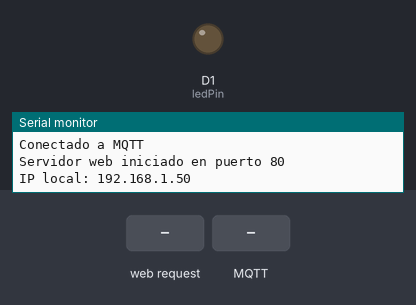
Bench run of a sketch on a simulated ESP8266 (NodeMCU). Shown: output pins drawn as LEDs (lit = HIGH), the last lines printed to the serial monitor. The test bench sets the inputs (shaded band). WiFi joins after 1.5 s; servers stay silent unless stated; network time is answered at once with the bench clock; the local clock reads 2024-03-15 10:24:30 at power-on unless the sketch sets it; storage starts empty; no MQTT or app messages arrive unless stated.

Above: at 2.7 s.
2.8 s: HTTP request GET /abrir received
At 4.0 s:
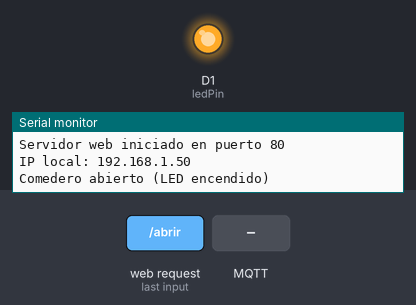
7.3 s: HTTP request GET /abrir?tiempo=120 received
At 8.5 s:
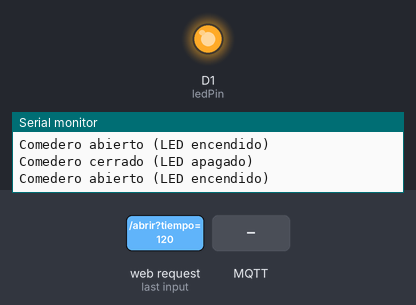
8.8 s: HTTP request GET /cerrar received
At 9.8 s:
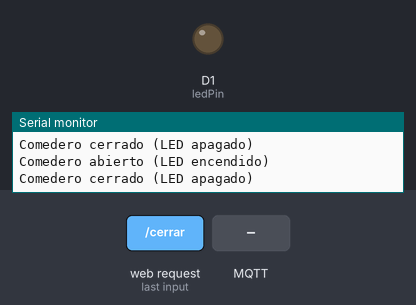
10.3 s: MQTT message "abrir" arrives on the first subscribed topic
At 11.0 s:
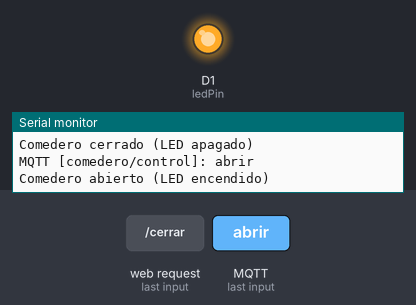
Timing chart, 0 to 14.3 s (numbered marks = the images above; inputs shaded):
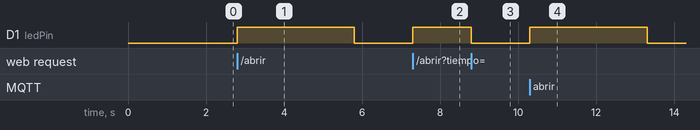

Measured:
- after the input at 2.8 s, D1 (ledPin): LOW → HIGH at once, → LOW 3.0 s later
- after the input at 7.3 s, D1 (ledPin): LOW → HIGH at once
- after the input at 8.8 s, D1 (ledPin): HIGH → LOW at once
- after the input at 10.3 s, D1 (ledPin): LOW → HIGH at once, → LOW 3.0 s later

The sketch:

comedero.ino
```cpp
#include <FS.h>
#include <LittleFS.h>
#include <WiFiManager.h>
#include <PubSubClient.h>
#include <ESP8266WebServer.h>
#include <ArduinoJson.h>
#include <TimeLib.h>
#include <NTPClient.h>
#include <WiFiUdp.h>

WiFiClient espClient;
PubSubClient mqttClient(espClient);
ESP8266WebServer server(80);
WiFiUDP ntpUDP;
NTPClient timeClient(ntpUDP, "pool.ntp.org", -3 * 3600, 60000); // GMT-3

const int ledPin = D1;
const char* configFile = "/config.json";
const char* horariosFile = "/horarios.json";

int tiempoApertura = 3;
unsigned long tiempoAperturaInicio = 0;
bool comederoAbierto = false;

// Estructura de configuración
struct Config {
  String mqtt_host;
  int mqtt_port;
  String mqtt_client_id;
};
Config config;

// ----------------------
// Control del comedero (LED)
// ----------------------
void abrirComedero(int nuevoTiempoApertura = 3) {
  tiempoApertura = nuevoTiempoApertura; // <- Esto es lo que faltaba
  if (!comederoAbierto) {
    Serial.println("Comedero abierto (LED encendido)");
    digitalWrite(ledPin, HIGH);
    tiempoAperturaInicio = millis();
    comederoAbierto = true;
  }
}

void verificarTiempoApertura() {
  // Verifica si el tiempo de apertura ha transcurrido
  if (comederoAbierto && millis() - tiempoAperturaInicio >= tiempoApertura * 1000) {
    cerrarComedero();
  }
}


void cerrarComedero() {
  Serial.println("Comedero cerrado (LED apagado)");
  digitalWrite(ledPin, LOW);
  comederoAbierto = false;  // Marca que el comedero está cerrado
}
// ----------------------
// Horarios
// ----------------------
struct Horario {
  int hora;
  int minuto;
};

std::vector<Horario> horarios;

bool cargarHorarios() {
  if (!LittleFS.exists(horariosFile)) return false;
  File file = LittleFS.open(horariosFile, "r");
  if (!file) return false;

  StaticJsonDocument<1024> doc;
  if (deserializeJson(doc, file)) {
    file.close();
    return false;
  }
  file.close();

  horarios.clear();
  for (JsonObject h : doc["horarios"].as<JsonArray>()) {
    horarios.push_back({h["hh"], h["mm"]});
  }
  return true;
}

bool guardarHorarios() {
  File file = LittleFS.open(horariosFile, "w");
  if (!file) return false;

  StaticJsonDocument<1024> doc;
  JsonArray arr = doc.createNestedArray("horarios");
  for (auto& h : horarios) {
    JsonObject o = arr.createNestedObject();
    o["hh"] = h.hora;
    o["mm"] = h.minuto;
  }

  bool ok = serializeJson(doc, file) > 0;
  file.close();
  return ok;
}

void verificarHorarios() {
  static int ultimaHora = -1, ultimoMinuto = -1;
  int hh = hour(), mm = minute();

  if (hh != ultimaHora || mm != ultimoMinuto) {
    for (auto& h : horarios) {
      if (h.hora == hh && h.minuto == mm) {
        abrirComedero();
        break;
      }
    }
    ultimaHora = hh;
    ultimoMinuto = mm;
  }
}

// ----------------------
// MQTT
// ----------------------
void mqttCallback(char* topic, byte* payload, unsigned int length) {
  String message;
  for (int i = 0; i < length; i++) message += (char)payload[i];
  Serial.printf("MQTT [%s]: %s\n", topic, message.c_str());

  if (String(topic) == "comedero/control") {
    if (message == "abrir") abrirComedero();
    else if (message == "cerrar") cerrarComedero();
  }

  else if (String(topic) == "comedero/horarios") {
    StaticJsonDocument<512> doc;
    DeserializationError error = deserializeJson(doc, payload, length);
    if (!error) {
      horarios.clear();
      JsonArray arr = doc["horarios"].as<JsonArray>();
      for (JsonObject h : arr) {
        int hora = h["hh"];
        int minuto = h["mm"];
        horarios.push_back({hora, minuto});
      }
      guardarHorarios();
      Serial.println("Horarios actualizados");
    }
  }
}

// ----------------------
// Configuración
// ----------------------
bool saveConfig() {
  File file = LittleFS.open(configFile, "w");
  if (!file) return false;

  StaticJsonDocument<512> doc;
  doc["mqtt_host"] = config.mqtt_host;
  doc["mqtt_port"] = config.mqtt_port;
  doc["mqtt_client_id"] = config.mqtt_client_id;

  bool success = serializeJson(doc, file) > 0;
  file.close();
  return success;
}

bool loadConfig() {
  if (!LittleFS.exists(configFile)) return false;
  File file = LittleFS.open(configFile, "r");
  if (!file) return false;

  StaticJsonDocument<512> doc;
  if (deserializeJson(doc, file)) {
    file.close();
    return false;
  }
  file.close();

  config.mqtt_host = doc["mqtt_host"].as<String>();
  config.mqtt_port = doc["mqtt_port"];
  config.mqtt_client_id = doc["mqtt_client_id"].as<String>();
  return true;
}

// ----------------------
// Setup
// ----------------------
void setup() {
  Serial.begin(115200);
  LittleFS.begin();
  pinMode(ledPin, OUTPUT);
  digitalWrite(ledPin, LOW);

  WiFiManager wm;
  wm.setTimeout(180);
  bool wifiOK = wm.autoConnect("ComederoSetup");

  if (!wifiOK) {
    Serial.println("No se pudo conectar al WiFi.");
    ESP.restart();
  }

  WiFiManagerParameter mqtt_host("host", "MQTT Host", "", 40);
  WiFiManagerParameter mqtt_port("port", "MQTT Port", "1883", 6);
  WiFiManagerParameter mqtt_client_id("clientid", "MQTT Client ID", "comedero001", 20);

  wm.addParameter(&mqtt_host);
  wm.addParameter(&mqtt_port);
  wm.addParameter(&mqtt_client_id);

  if (!loadConfig()) {
    Serial.println("Sin configuración previa. Usando portal.");
    wm.startConfigPortal("ComederoSetup");

    config.mqtt_host = mqtt_host.getValue();
    config.mqtt_port = atoi(mqtt_port.getValue());
    config.mqtt_client_id = mqtt_client_id.getValue();
    saveConfig();
  }

  mqttClient.setServer(config.mqtt_host.c_str(), config.mqtt_port);
  mqttClient.setCallback(mqttCallback);

  // Aquí, en lugar de bloquear con la conexión MQTT, solo intentamos conectar una vez y seguimos con el servidor web
  if (mqttClient.connect(config.mqtt_client_id.c_str())) {
    Serial.println("Conectado a MQTT");
    mqttClient.subscribe("comedero/control");
    mqttClient.subscribe("comedero/horarios");
  } else {
    Serial.println("No se pudo conectar a MQTT, el servidor web continuará funcionando.");
  }

  cargarHorarios();
  timeClient.begin();

  server.on("/", []() {
    server.send(200, "text/plain", "Comedero disponible. Usa /abrir, /abrir?tiempo=5, /cerrar, /agregarHorario?hh=8&mm=0");
  });

  server.on("/abrir", []() {
    int tiempo = 3;  // Default 5 segundos
    if (server.hasArg("tiempo")) {
      tiempo = server.arg("tiempo").toInt();
    }
    abrirComedero(tiempo);
    server.send(200, "text/plain", "Comedero abierto por " + String(tiempo) + " segundos");
  });

  server.on("/cerrar", []() {
    cerrarComedero();
    server.send(200, "text/plain", "Comedero cerrado");
  });

  server.on("/agregarHorario", []() {
    if (!server.hasArg("hh") || !server.hasArg("mm")) {
      server.send(400, "text/plain", "Faltan parámetros hh y mm");
      return;
    }

    int hh = server.arg("hh").toInt();
    int mm = server.arg("mm").toInt();
    if (hh < 0 || hh > 23 || mm < 0 || mm > 59) {
      server.send(400, "text/plain", "Hora inválida");
      return;
    }
    // Verificar duplicado
    for (auto& h_exist : horarios) {
      if (h_exist.hora == hh && h_exist.minuto == mm) {
        server.send(400, "text/plain", "Error: ese horario ya existe");
        return;
      }
    }

    // Si llegamos acá, es único
    horarios.push_back({hh, mm});
    guardarHorarios();
    server.send(200, "text/plain", "Horario agregado");
  });

  server.on("/horarios", []() {
    String res = "Horarios:\n";
    for (auto& h : horarios) {
      res += String(h.hora) + ":" + (h.minuto < 10 ? "0" : "") + String(h.minuto) + "\n";
    }
    server.send(200, "text/plain", res);
  });

  server.begin();
  Serial.println("Servidor web iniciado en puerto 80");
  Serial.print("IP local: ");
  Serial.println(WiFi.localIP());
}

// ----------------------
// Loop principal
// ----------------------
void loop() {
  mqttClient.loop();
  server.handleClient();

  timeClient.update();
  setTime(timeClient.getEpochTime());

  verificarHorarios();
  verificarTiempoApertura();  // Verifica si el tiempo de apertura ha pasado
}
```
